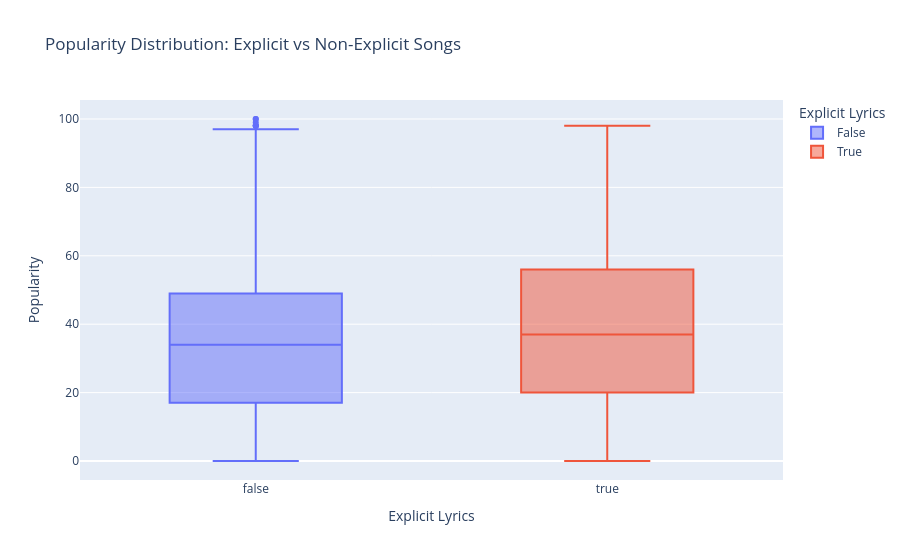

Here is the notebook cell this chart was saved with:
### Markdown cell above
### Do songs with explicit lyrics have different levels of popularity compared to those without?

### Code cell
fig = px.box(
    df_clean,
    x="explicit",
    y="popularity",
    color="explicit",
    title="Popularity Distribution: Explicit vs Non-Explicit Songs",
    labels={
        "explicit": "Explicit Lyrics",
        "popularity": "Popularity"
    }
)

fig.show()

### Figure 1 — Plotly figure (JSON) as saved in the notebook; plotly's stock layout.template omitted (floating-point values rounded to 4 significant figures; data arrays with more than 128 entries replaced by an {"elided": "..."} marker saying what was removed)
{"data": [{"alignmentgroup": "True", "hovertemplate": "Explicit Lyrics=%{x}<br>Popularity=%{y}<extra></extra>", "legendgroup": "False", "marker": {"color": "#636efa"}, "name": "False", "notched": false, "offsetgroup": "False", "orientation": "v", "showlegend": true, "type": "box", "x": {"elided": "104252 bool values"}, "x0": " ", "xaxis": "x", "y": {"elided": "104252 int values"}, "y0": " ", "yaxis": "y"}, {"alignmentgroup": "True", "hovertemplate": "Explicit Lyrics=%{x}<br>Popularity=%{y}<extra></extra>", "legendgroup": "True", "marker": {"color": "#EF553B"}, "name": "True", "notched": false, "offsetgroup": "True", "orientation": "v", "showlegend": true, "type": "box", "x": {"elided": "9747 bool values"}, "x0": " ", "xaxis": "x", "y": {"elided": "9747 int values"}, "y0": " ", "yaxis": "y"}], "layout": {"boxmode": "overlay", "legend": {"title": {"text": "Explicit Lyrics"}, "tracegroupgap": 0}, "title": {"text": "Popularity Distribution: Explicit vs Non-Explicit Songs"}, "xaxis": {"anchor": "y", "categoryarray": [false, true], "categoryorder": "array", "domain": [0, 1], "title": {"text": "Explicit Lyrics"}}, "yaxis": {"anchor": "x", "domain": [0, 1], "title": {"text": "Popularity"}}}}
